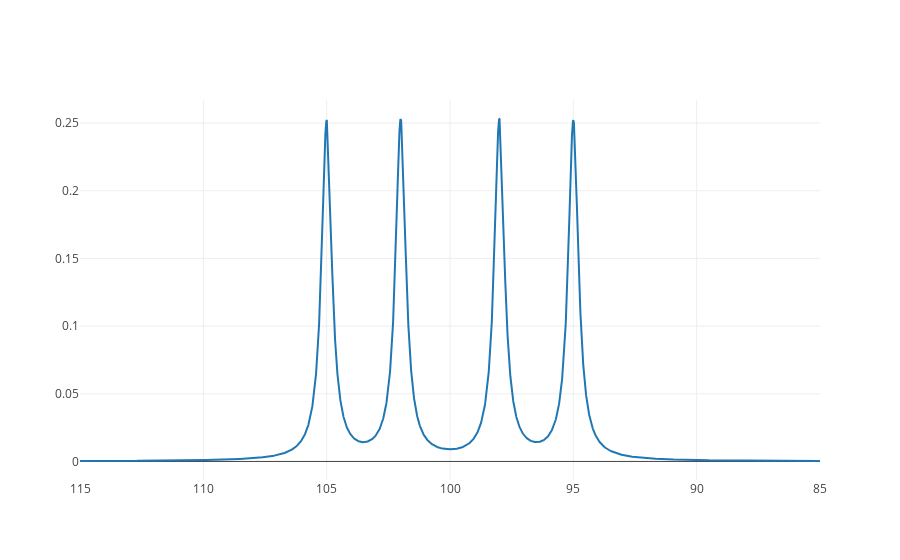

Here is the notebook cell this chart was saved with:
### Markdown cell above
### Two couplings: doublet of doublets (dd)

When a proton is split by two neighboring nuclei, but to different degrees (i.e. the two *J* coupling constants are different), a doublet of doublets pattern results: 4 peaks of equal intensity (1 : 1 : 1 : 1).

For any first-order multiplet:
- the multiplet is centrosymmetric (i.e. symmetric left-right). The center of the multiplet is the chemical shift for the proton--in the absence of any splitting, a singlet would appear at this frequency.
- the ratios of peak areas (with the smallest peak = 1) should add up to a power of 2. In the case of a doublet of doublets, 1 + 1 + 1 + 1 = 4 = $2^2$.

### Code cell
from plots import interactive_dd

interactive(interactive_dd, J1=(0, 20, 0.1), J2=(0, 20, 0.1), w=(0.1, 1, 0.1))

### Figure 1 — Plotly figure (JSON) as saved in the notebook; plotly's stock layout.template omitted (floating-point values rounded to 4 significant figures; data arrays with more than 128 entries replaced by an {"elided": "..."} marker saying what was removed)
{"data": [{"type": "scatter", "uid": "0e5fd0bb-9295-4195-aa49-901723d63450", "x": {"elided": "8000 float values"}, "y": {"elided": "8000 float values"}}], "layout": {"xaxis": {"autorange": "reversed"}}}
